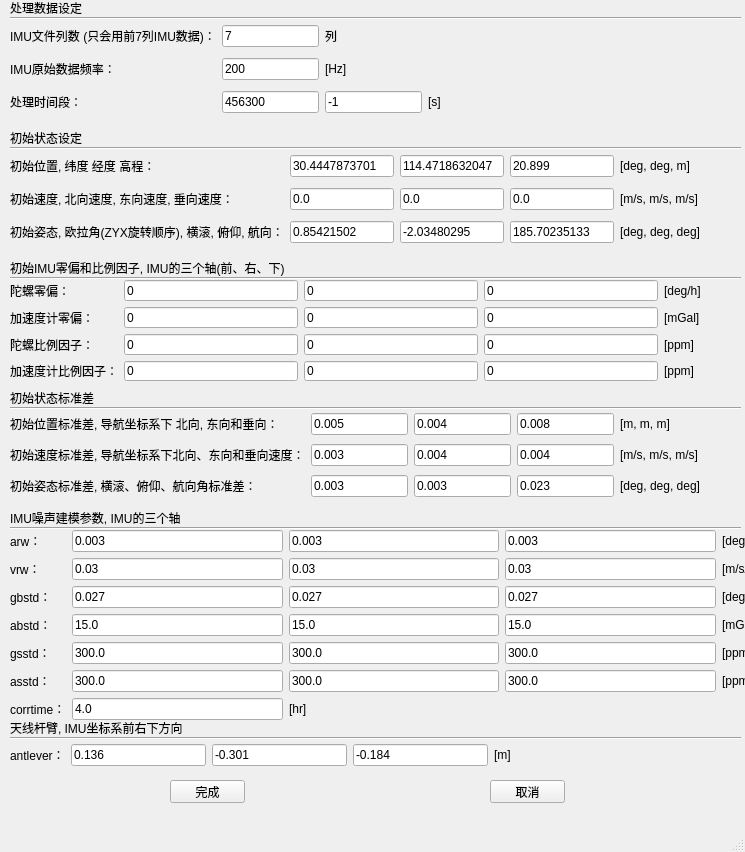
<?xml version="1.0" encoding="UTF-8"?>
<ui version="4.0">
 <class>Config_View</class>
 <widget class="QMainWindow" name="Config_View">
  <property name="geometry">
   <rect>
    <x>0</x>
    <y>0</y>
    <width>745</width>
    <height>852</height>
   </rect>
  </property>
  <property name="windowTitle">
   <string>MainWindow</string>
  </property>
  <widget class="QWidget" name="centralwidget">
   <widget class="QWidget" name="gridLayoutWidget">
    <property name="geometry">
     <rect>
      <x>10</x>
      <y>20</y>
      <width>431</width>
      <height>101</height>
     </rect>
    </property>
    <layout class="QGridLayout" name="gridLayout">
     <item row="0" column="1">
      <widget class="QLineEdit" name="lineEdit">
       <property name="text">
        <string>7</string>
       </property>
      </widget>
     </item>
     <item row="1" column="2">
      <widget class="QLabel" name="label_12">
       <property name="text">
        <string>[Hz]</string>
       </property>
      </widget>
     </item>
     <item row="0" column="0">
      <widget class="QLabel" name="label">
       <property name="text">
        <string>IMU文件列数 (只会用前7列IMU数据)：</string>
       </property>
      </widget>
     </item>
     <item row="2" column="1">
      <widget class="QLineEdit" name="lineEdit_3">
       <property name="text">
        <string>456300</string>
       </property>
      </widget>
     </item>
     <item row="2" column="2">
      <widget class="QLineEdit" name="lineEdit_4">
       <property name="text">
        <string>-1</string>
       </property>
      </widget>
     </item>
     <item row="1" column="1">
      <widget class="QLineEdit" name="lineEdit_2">
       <property name="text">
        <string>200</string>
       </property>
      </widget>
     </item>
     <item row="1" column="0">
      <widget class="QLabel" name="label_2">
       <property name="text">
        <string>IMU原始数据频率：</string>
       </property>
      </widget>
     </item>
     <item row="2" column="0">
      <widget class="QLabel" name="label_3">
       <property name="text">
        <string>处理时间段：</string>
       </property>
      </widget>
     </item>
     <item row="2" column="3">
      <widget class="QLabel" name="label_13">
       <property name="text">
        <string>[s]</string>
       </property>
      </widget>
     </item>
     <item row="0" column="2">
      <widget class="QLabel" name="label_14">
       <property name="text">
        <string>列</string>
       </property>
      </widget>
     </item>
    </layout>
   </widget>
   <widget class="QLabel" name="label_4">
    <property name="geometry">
     <rect>
      <x>10</x>
      <y>0</y>
      <width>81</width>
      <height>16</height>
     </rect>
    </property>
    <property name="text">
     <string>处理数据设定</string>
    </property>
   </widget>
   <widget class="Line" name="line">
    <property name="geometry">
     <rect>
      <x>10</x>
      <y>10</y>
      <width>731</width>
      <height>16</height>
     </rect>
    </property>
    <property name="orientation">
     <enum>Qt::Horizontal</enum>
    </property>
   </widget>
   <widget class="Line" name="line_2">
    <property name="geometry">
     <rect>
      <x>10</x>
      <y>140</y>
      <width>731</width>
      <height>16</height>
     </rect>
    </property>
    <property name="orientation">
     <enum>Qt::Horizontal</enum>
    </property>
   </widget>
   <widget class="QLabel" name="label_5">
    <property name="geometry">
     <rect>
      <x>10</x>
      <y>130</y>
      <width>81</width>
      <height>16</height>
     </rect>
    </property>
    <property name="text">
     <string>初始状态设定</string>
    </property>
   </widget>
   <widget class="QWidget" name="gridLayoutWidget_2">
    <property name="geometry">
     <rect>
      <x>10</x>
      <y>150</y>
      <width>691</width>
      <height>101</height>
     </rect>
    </property>
    <layout class="QGridLayout" name="gridLayout_2">
     <item row="0" column="2">
      <widget class="QLineEdit" name="lineEdit_9">
       <property name="text">
        <string>114.4718632047</string>
       </property>
      </widget>
     </item>
     <item row="1" column="2">
      <widget class="QLineEdit" name="lineEdit_10">
       <property name="text">
        <string>0.0</string>
       </property>
      </widget>
     </item>
     <item row="0" column="3">
      <widget class="QLineEdit" name="lineEdit_11">
       <property name="text">
        <string>20.899</string>
       </property>
      </widget>
     </item>
     <item row="2" column="3">
      <widget class="QLineEdit" name="lineEdit_13">
       <property name="text">
        <string>185.70235133</string>
       </property>
      </widget>
     </item>
     <item row="1" column="3">
      <widget class="QLineEdit" name="lineEdit_12">
       <property name="text">
        <string>0.0</string>
       </property>
      </widget>
     </item>
     <item row="2" column="1">
      <widget class="QLineEdit" name="lineEdit_6">
       <property name="text">
        <string>0.85421502</string>
       </property>
      </widget>
     </item>
     <item row="1" column="1">
      <widget class="QLineEdit" name="lineEdit_8">
       <property name="text">
        <string>0.0</string>
       </property>
      </widget>
     </item>
     <item row="0" column="1">
      <widget class="QLineEdit" name="lineEdit_5">
       <property name="text">
        <string>30.4447873701</string>
       </property>
      </widget>
     </item>
     <item row="2" column="2">
      <widget class="QLineEdit" name="lineEdit_7">
       <property name="text">
        <string>-2.03480295</string>
       </property>
      </widget>
     </item>
     <item row="1" column="0">
      <widget class="QLabel" name="label_6">
       <property name="text">
        <string>初始速度, 北向速度, 东向速度, 垂向速度：</string>
       </property>
      </widget>
     </item>
     <item row="2" column="0">
      <widget class="QLabel" name="label_7">
       <property name="text">
        <string>初始姿态, 欧拉角(ZYX旋转顺序), 横滚, 俯仰, 航向：</string>
       </property>
      </widget>
     </item>
     <item row="0" column="0">
      <widget class="QLabel" name="label_8">
       <property name="text">
        <string>初始位置, 纬度 经度 高程：</string>
       </property>
      </widget>
     </item>
     <item row="0" column="4">
      <widget class="QLabel" name="label_9">
       <property name="text">
        <string>[deg, deg, m]</string>
       </property>
      </widget>
     </item>
     <item row="1" column="4">
      <widget class="QLabel" name="label_10">
       <property name="text">
        <string>[m/s, m/s, m/s]</string>
       </property>
      </widget>
     </item>
     <item row="2" column="4">
      <widget class="QLabel" name="label_11">
       <property name="text">
        <string>[deg, deg, deg]</string>
       </property>
      </widget>
     </item>
    </layout>
   </widget>
   <widget class="QWidget" name="gridLayoutWidget_3">
    <property name="geometry">
     <rect>
      <x>10</x>
      <y>280</y>
      <width>691</width>
      <height>101</height>
     </rect>
    </property>
    <layout class="QGridLayout" name="gridLayout_3">
     <item row="1" column="3">
      <widget class="QLineEdit" name="lineEdit_18">
       <property name="text">
        <string>0</string>
       </property>
      </widget>
     </item>
     <item row="1" column="0">
      <widget class="QLabel" name="label_15">
       <property name="text">
        <string>加速度计零偏：</string>
       </property>
      </widget>
     </item>
     <item row="2" column="4">
      <widget class="QLabel" name="label_20">
       <property name="text">
        <string>[ppm]</string>
       </property>
      </widget>
     </item>
     <item row="1" column="2">
      <widget class="QLineEdit" name="lineEdit_15">
       <property name="text">
        <string>0</string>
       </property>
      </widget>
     </item>
     <item row="0" column="2">
      <widget class="QLineEdit" name="lineEdit_14">
       <property name="text">
        <string>0</string>
       </property>
      </widget>
     </item>
     <item row="1" column="4">
      <widget class="QLabel" name="label_19">
       <property name="text">
        <string>[mGal]</string>
       </property>
      </widget>
     </item>
     <item row="0" column="4">
      <widget class="QLabel" name="label_18">
       <property name="text">
        <string>[deg/h]</string>
       </property>
      </widget>
     </item>
     <item row="2" column="1">
      <widget class="QLineEdit" name="lineEdit_19">
       <property name="text">
        <string>0</string>
       </property>
      </widget>
     </item>
     <item row="0" column="1">
      <widget class="QLineEdit" name="lineEdit_21">
       <property name="text">
        <string>0</string>
       </property>
      </widget>
     </item>
     <item row="2" column="2">
      <widget class="QLineEdit" name="lineEdit_22">
       <property name="text">
        <string>0</string>
       </property>
      </widget>
     </item>
     <item row="1" column="1">
      <widget class="QLineEdit" name="lineEdit_20">
       <property name="text">
        <string>0</string>
       </property>
      </widget>
     </item>
     <item row="0" column="3">
      <widget class="QLineEdit" name="lineEdit_16">
       <property name="text">
        <string>0</string>
       </property>
      </widget>
     </item>
     <item row="2" column="3">
      <widget class="QLineEdit" name="lineEdit_17">
       <property name="text">
        <string>0</string>
       </property>
      </widget>
     </item>
     <item row="2" column="0">
      <widget class="QLabel" name="label_16">
       <property name="text">
        <string>陀螺比例因子：</string>
       </property>
      </widget>
     </item>
     <item row="0" column="0">
      <widget class="QLabel" name="label_17">
       <property name="text">
        <string>陀螺零偏：</string>
       </property>
      </widget>
     </item>
     <item row="3" column="0">
      <widget class="QLabel" name="label_22">
       <property name="text">
        <string>加速度计比例因子：</string>
       </property>
      </widget>
     </item>
     <item row="3" column="1">
      <widget class="QLineEdit" name="lineEdit_23">
       <property name="text">
        <string>0</string>
       </property>
      </widget>
     </item>
     <item row="3" column="2">
      <widget class="QLineEdit" name="lineEdit_24">
       <property name="text">
        <string>0</string>
       </property>
      </widget>
     </item>
     <item row="3" column="3">
      <widget class="QLineEdit" name="lineEdit_25">
       <property name="text">
        <string>0</string>
       </property>
      </widget>
     </item>
     <item row="3" column="4">
      <widget class="QLabel" name="label_23">
       <property name="text">
        <string>[ppm]</string>
       </property>
      </widget>
     </item>
    </layout>
   </widget>
   <widget class="QLabel" name="label_21">
    <property name="geometry">
     <rect>
      <x>10</x>
      <y>260</y>
      <width>331</width>
      <height>16</height>
     </rect>
    </property>
    <property name="text">
     <string>初始IMU零偏和比例因子, IMU的三个轴(前、右、下)</string>
    </property>
   </widget>
   <widget class="Line" name="line_3">
    <property name="geometry">
     <rect>
      <x>10</x>
      <y>270</y>
      <width>731</width>
      <height>16</height>
     </rect>
    </property>
    <property name="orientation">
     <enum>Qt::Horizontal</enum>
    </property>
   </widget>
   <widget class="QLabel" name="label_24">
    <property name="geometry">
     <rect>
      <x>10</x>
      <y>390</y>
      <width>331</width>
      <height>16</height>
     </rect>
    </property>
    <property name="text">
     <string>初始状态标准差</string>
    </property>
   </widget>
   <widget class="QWidget" name="gridLayoutWidget_4">
    <property name="geometry">
     <rect>
      <x>10</x>
      <y>410</y>
      <width>691</width>
      <height>91</height>
     </rect>
    </property>
    <layout class="QGridLayout" name="gridLayout_4">
     <item row="1" column="0">
      <widget class="QLabel" name="label_25">
       <property name="text">
        <string>初始速度标准差, 导航坐标系下北向、东向和垂向速度：</string>
       </property>
      </widget>
     </item>
     <item row="1" column="3">
      <widget class="QLineEdit" name="lineEdit_26">
       <property name="text">
        <string>0.004</string>
       </property>
      </widget>
     </item>
     <item row="0" column="4">
      <widget class="QLabel" name="label_28">
       <property name="text">
        <string>[m, m, m]</string>
       </property>
      </widget>
     </item>
     <item row="2" column="4">
      <widget class="QLabel" name="label_26">
       <property name="text">
        <string>[deg, deg, deg]</string>
       </property>
      </widget>
     </item>
     <item row="1" column="4">
      <widget class="QLabel" name="label_27">
       <property name="text">
        <string>[m/s, m/s, m/s]</string>
       </property>
      </widget>
     </item>
     <item row="0" column="2">
      <widget class="QLineEdit" name="lineEdit_28">
       <property name="text">
        <string>0.004</string>
       </property>
      </widget>
     </item>
     <item row="1" column="2">
      <widget class="QLineEdit" name="lineEdit_27">
       <property name="text">
        <string>0.004</string>
       </property>
      </widget>
     </item>
     <item row="2" column="1">
      <widget class="QLineEdit" name="lineEdit_29">
       <property name="text">
        <string>0.003</string>
       </property>
      </widget>
     </item>
     <item row="0" column="1">
      <widget class="QLineEdit" name="lineEdit_30">
       <property name="text">
        <string>0.005</string>
       </property>
      </widget>
     </item>
     <item row="2" column="2">
      <widget class="QLineEdit" name="lineEdit_31">
       <property name="text">
        <string>0.003</string>
       </property>
      </widget>
     </item>
     <item row="0" column="3">
      <widget class="QLineEdit" name="lineEdit_33">
       <property name="text">
        <string>0.008</string>
       </property>
      </widget>
     </item>
     <item row="1" column="1">
      <widget class="QLineEdit" name="lineEdit_32">
       <property name="text">
        <string>0.003</string>
       </property>
      </widget>
     </item>
     <item row="2" column="0">
      <widget class="QLabel" name="label_29">
       <property name="text">
        <string>初始姿态标准差, 横滚、俯仰、航向角标准差：</string>
       </property>
      </widget>
     </item>
     <item row="0" column="0">
      <widget class="QLabel" name="label_30">
       <property name="text">
        <string>初始位置标准差, 导航坐标系下 北向, 东向和垂向：</string>
       </property>
      </widget>
     </item>
     <item row="2" column="3">
      <widget class="QLineEdit" name="lineEdit_34">
       <property name="text">
        <string>0.023</string>
       </property>
      </widget>
     </item>
    </layout>
   </widget>
   <widget class="Line" name="line_4">
    <property name="geometry">
     <rect>
      <x>10</x>
      <y>400</y>
      <width>731</width>
      <height>16</height>
     </rect>
    </property>
    <property name="orientation">
     <enum>Qt::Horizontal</enum>
    </property>
   </widget>
   <widget class="QLabel" name="label_31">
    <property name="geometry">
     <rect>
      <x>10</x>
      <y>510</y>
      <width>331</width>
      <height>16</height>
     </rect>
    </property>
    <property name="text">
     <string>IMU噪声建模参数, IMU的三个轴</string>
    </property>
   </widget>
   <widget class="QWidget" name="gridLayoutWidget_5">
    <property name="geometry">
     <rect>
      <x>10</x>
      <y>530</y>
      <width>781</width>
      <height>191</height>
     </rect>
    </property>
    <layout class="QGridLayout" name="gridLayout_5">
     <item row="3" column="2">
      <widget class="QLineEdit" name="lineEdit_45">
       <property name="text">
        <string>15.0</string>
       </property>
      </widget>
     </item>
     <item row="3" column="3">
      <widget class="QLineEdit" name="lineEdit_46">
       <property name="text">
        <string>15.0</string>
       </property>
      </widget>
     </item>
     <item row="3" column="1">
      <widget class="QLineEdit" name="lineEdit_44">
       <property name="text">
        <string>15.0</string>
       </property>
      </widget>
     </item>
     <item row="3" column="4">
      <widget class="QLabel" name="label_42">
       <property name="text">
        <string>[mGal]</string>
       </property>
      </widget>
     </item>
     <item row="3" column="0">
      <widget class="QLabel" name="label_38">
       <property name="text">
        <string>abstd：</string>
       </property>
      </widget>
     </item>
     <item row="4" column="0">
      <widget class="QLabel" name="label_39">
       <property name="text">
        <string>gsstd：</string>
       </property>
      </widget>
     </item>
     <item row="5" column="0">
      <widget class="QLabel" name="label_40">
       <property name="text">
        <string>asstd：</string>
       </property>
      </widget>
     </item>
     <item row="6" column="0">
      <widget class="QLabel" name="label_41">
       <property name="text">
        <string>corrtime：</string>
       </property>
      </widget>
     </item>
     <item row="4" column="1">
      <widget class="QLineEdit" name="lineEdit_47">
       <property name="text">
        <string>300.0</string>
       </property>
      </widget>
     </item>
     <item row="4" column="3">
      <widget class="QLineEdit" name="lineEdit_49">
       <property name="text">
        <string>300.0</string>
       </property>
      </widget>
     </item>
     <item row="4" column="2">
      <widget class="QLineEdit" name="lineEdit_48">
       <property name="text">
        <string>300.0</string>
       </property>
      </widget>
     </item>
     <item row="5" column="3">
      <widget class="QLineEdit" name="lineEdit_52">
       <property name="text">
        <string>300.0</string>
       </property>
      </widget>
     </item>
     <item row="5" column="1">
      <widget class="QLineEdit" name="lineEdit_50">
       <property name="text">
        <string>300.0</string>
       </property>
      </widget>
     </item>
     <item row="6" column="1">
      <widget class="QLineEdit" name="lineEdit_53">
       <property name="text">
        <string>4.0</string>
       </property>
      </widget>
     </item>
     <item row="5" column="2">
      <widget class="QLineEdit" name="lineEdit_51">
       <property name="text">
        <string>300.0</string>
       </property>
      </widget>
     </item>
     <item row="1" column="0">
      <widget class="QLabel" name="label_32">
       <property name="text">
        <string>vrw：</string>
       </property>
      </widget>
     </item>
     <item row="0" column="4">
      <widget class="QLabel" name="label_33">
       <property name="text">
        <string>[deg/sqrt(hr)]</string>
       </property>
      </widget>
     </item>
     <item row="0" column="2">
      <widget class="QLineEdit" name="lineEdit_36">
       <property name="text">
        <string>0.003</string>
       </property>
      </widget>
     </item>
     <item row="1" column="3">
      <widget class="QLineEdit" name="lineEdit_35">
       <property name="text">
        <string>0.03</string>
       </property>
      </widget>
     </item>
     <item row="2" column="4">
      <widget class="QLabel" name="label_34">
       <property name="text">
        <string>[deg/hr]</string>
       </property>
      </widget>
     </item>
     <item row="1" column="4">
      <widget class="QLabel" name="label_35">
       <property name="text">
        <string>[m/s/sqrt(hr)]</string>
       </property>
      </widget>
     </item>
     <item row="0" column="1">
      <widget class="QLineEdit" name="lineEdit_39">
       <property name="text">
        <string>0.003</string>
       </property>
      </widget>
     </item>
     <item row="1" column="2">
      <widget class="QLineEdit" name="lineEdit_37">
       <property name="text">
        <string>0.03</string>
       </property>
      </widget>
     </item>
     <item row="0" column="3">
      <widget class="QLineEdit" name="lineEdit_41">
       <property name="text">
        <string>0.003</string>
       </property>
      </widget>
     </item>
     <item row="1" column="1">
      <widget class="QLineEdit" name="lineEdit_42">
       <property name="text">
        <string>0.03</string>
       </property>
      </widget>
     </item>
     <item row="2" column="2">
      <widget class="QLineEdit" name="lineEdit_40">
       <property name="text">
        <string>0.027</string>
       </property>
      </widget>
     </item>
     <item row="2" column="1">
      <widget class="QLineEdit" name="lineEdit_38">
       <property name="text">
        <string>0.027</string>
       </property>
      </widget>
     </item>
     <item row="5" column="4">
      <widget class="QLabel" name="label_44">
       <property name="text">
        <string>[ppm]</string>
       </property>
      </widget>
     </item>
     <item row="2" column="0">
      <widget class="QLabel" name="label_36">
       <property name="text">
        <string>gbstd：</string>
       </property>
      </widget>
     </item>
     <item row="0" column="0">
      <widget class="QLabel" name="label_37">
       <property name="text">
        <string>arw：</string>
       </property>
      </widget>
     </item>
     <item row="2" column="3">
      <widget class="QLineEdit" name="lineEdit_43">
       <property name="text">
        <string>0.027</string>
       </property>
      </widget>
     </item>
     <item row="4" column="4">
      <widget class="QLabel" name="label_43">
       <property name="text">
        <string>[ppm]</string>
       </property>
      </widget>
     </item>
     <item row="6" column="2">
      <widget class="QLabel" name="label_45">
       <property name="text">
        <string>[hr]</string>
       </property>
      </widget>
     </item>
    </layout>
   </widget>
   <widget class="Line" name="line_5">
    <property name="geometry">
     <rect>
      <x>10</x>
      <y>520</y>
      <width>731</width>
      <height>16</height>
     </rect>
    </property>
    <property name="orientation">
     <enum>Qt::Horizontal</enum>
    </property>
   </widget>
   <widget class="QWidget" name="gridLayoutWidget_6">
    <property name="geometry">
     <rect>
      <x>10</x>
      <y>740</y>
      <width>501</width>
      <height>31</height>
     </rect>
    </property>
    <layout class="QGridLayout" name="gridLayout_7">
     <item row="0" column="4">
      <widget class="QLabel" name="label_55">
       <property name="text">
        <string>[m]</string>
       </property>
      </widget>
     </item>
     <item row="0" column="3">
      <widget class="QLineEdit" name="lineEdit_67">
       <property name="text">
        <string>-0.184</string>
       </property>
      </widget>
     </item>
     <item row="0" column="2">
      <widget class="QLineEdit" name="lineEdit_65">
       <property name="text">
        <string>-0.301</string>
       </property>
      </widget>
     </item>
     <item row="0" column="0">
      <widget class="QLabel" name="label_54">
       <property name="text">
        <string>antlever：</string>
       </property>
      </widget>
     </item>
     <item row="0" column="1">
      <widget class="QLineEdit" name="lineEdit_72">
       <property name="text">
        <string>0.136</string>
       </property>
      </widget>
     </item>
    </layout>
   </widget>
   <widget class="QLabel" name="label_58">
    <property name="geometry">
     <rect>
      <x>10</x>
      <y>720</y>
      <width>221</width>
      <height>16</height>
     </rect>
    </property>
    <property name="text">
     <string>天线杆臂, IMU坐标系前右下方向</string>
    </property>
   </widget>
   <widget class="Line" name="line_6">
    <property name="geometry">
     <rect>
      <x>10</x>
      <y>730</y>
      <width>731</width>
      <height>16</height>
     </rect>
    </property>
    <property name="orientation">
     <enum>Qt::Horizontal</enum>
    </property>
   </widget>
   <widget class="QPushButton" name="complete">
    <property name="geometry">
     <rect>
      <x>170</x>
      <y>780</y>
      <width>75</width>
      <height>23</height>
     </rect>
    </property>
    <property name="text">
     <string>完成</string>
    </property>
    <property name="icon">
     <iconset resource="resource.qrc">
      <normaloff>:/Picture/Star.png</normaloff>:/Picture/Star.png</iconset>
    </property>
   </widget>
   <widget class="QPushButton" name="Cancellation">
    <property name="geometry">
     <rect>
      <x>490</x>
      <y>780</y>
      <width>75</width>
      <height>23</height>
     </rect>
    </property>
    <property name="text">
     <string>取消</string>
    </property>
    <property name="icon">
     <iconset resource="resource.qrc">
      <normaloff>:/Picture/Exit.png</normaloff>:/Picture/Exit.png</iconset>
    </property>
   </widget>
  </widget>
  <widget class="QMenuBar" name="menubar">
   <property name="geometry">
    <rect>
     <x>0</x>
     <y>0</y>
     <width>745</width>
     <height>23</height>
    </rect>
   </property>
  </widget>
  <widget class="QStatusBar" name="statusbar"/>
 </widget>
 <resources>
  <include location="resource.qrc"/>
 </resources>
 <connections/>
</ui>
